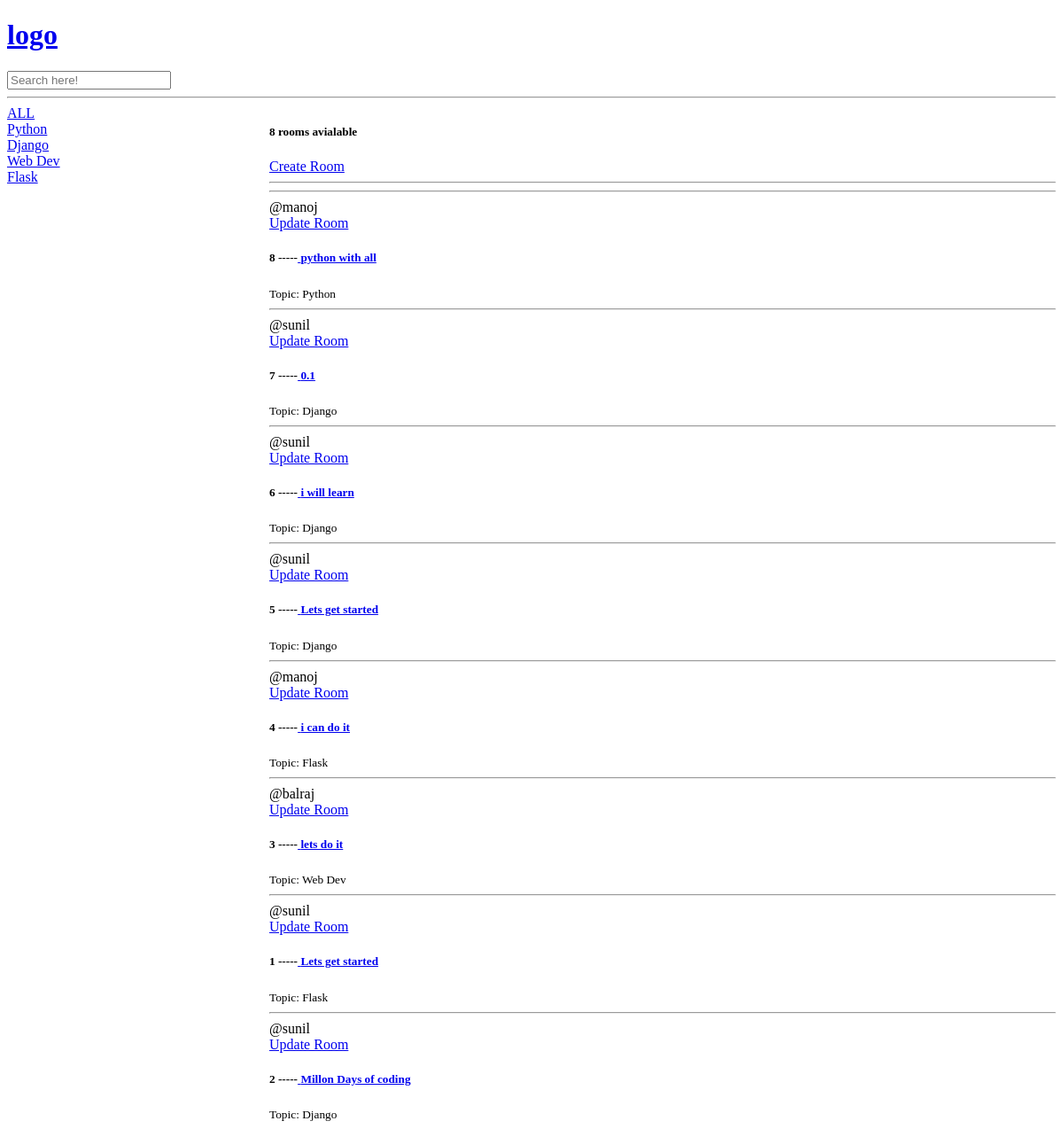
Before: / with the older database file.
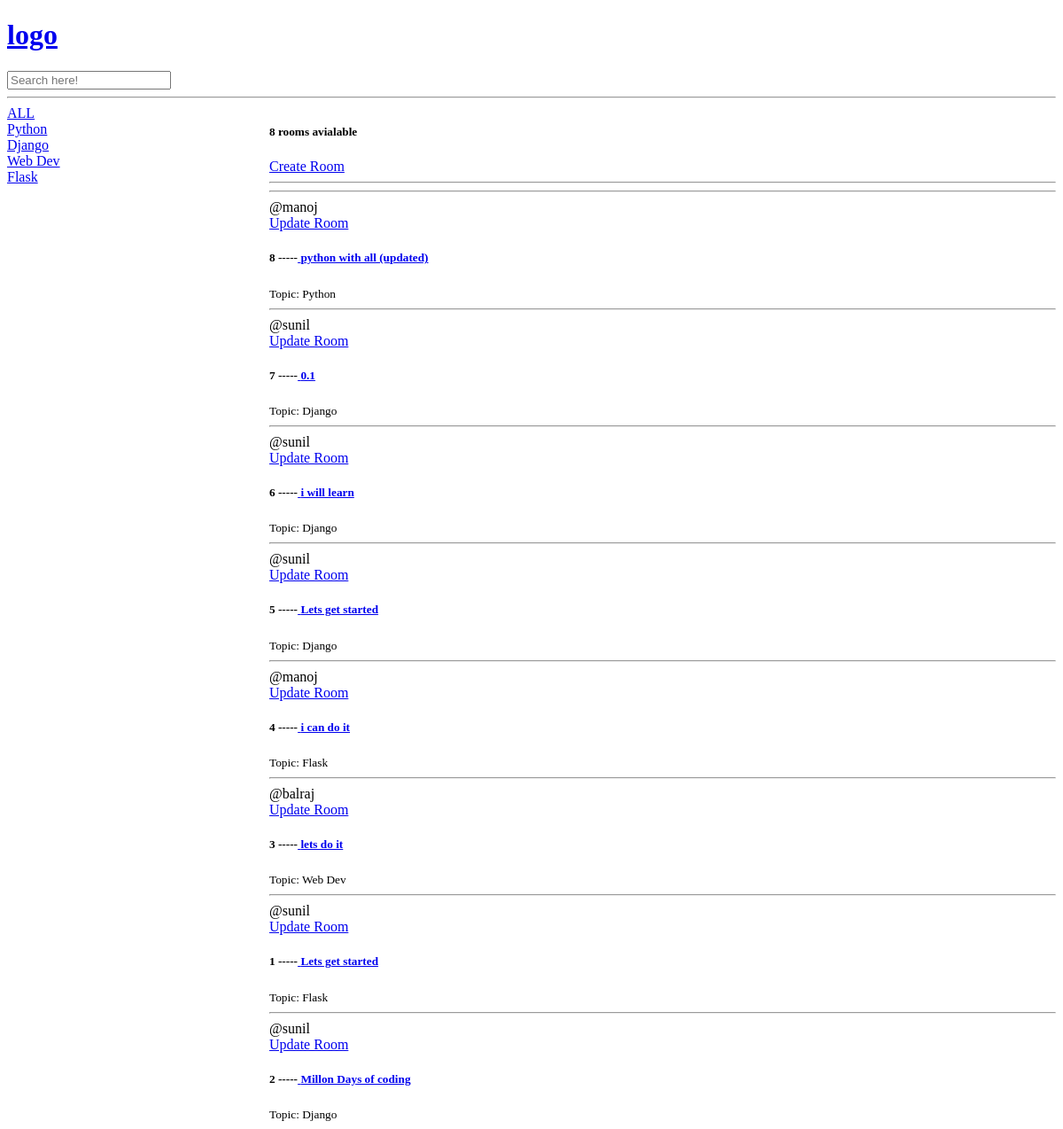
After: the same page with the newer database file.
### base/models.py (models this page shows, shortened)
class Topic(models.Model):
    name = models.CharField(max_length=200)
    def __str__ (self):
        return self.name

class Room(models.Model):
    host = models.ForeignKey(User, on_delete=models.SET_NULL, null=True)
    topic = models.ForeignKey(Topic, on_delete=models.SET_NULL, null=True)
    name = models.CharField(max_length=200)
    description = models.TextField(null = True, blank=True)
    updated = models.DateTimeField(auto_now=True)
    created = models.DateTimeField(auto_now_add=True)
    class Meta:
        ordering = ['-updated', 'created']

### base/views.py (the view)
# urls.py: path('',views.home, name="home"),
def home(request):
    q = request.GET.get('q') if request.GET.get('q') != None else ''
    rooms = Room.objects.filter(
        Q(topic__name__icontains=q) |
        Q(name__icontains=q)|
        Q(description__icontains=q)
        )
    topics = Topic.objects.all()
    room_count = rooms.count()
    context =  {'rooms':rooms, 'topics':topics,'room_count':room_count}
    return render(request,'base/home.html',context)

### base/templates/base/home.html (shortened to what this page needs)
{% extends 'main.html' %}
{% block content%}
<div class="home-3colm">
    <div>
        <a  href="{% url 'home' %}">ALL</a>
        {% for topic in topics %}
            <div>
                <a  href="{% url 'home' %}?q={{topic.name}}" >{{topic.name}}</a>
            </div>
        {% endfor %}
    </div>
    <div>
        <h5>{{room_count}} rooms avialable</h5>
        <a href="{% url 'create-room' %}">Create Room</a>
        <div>
            <hr>
            {% for room in rooms %}
            <div>
                <hr>
                <span>@{{room.host}}</span><br>
                <a href="{% url 'update-room' room.id %}">Update Room</a>
                <h5>{{room.id}} -----<a href="{% url 'room' room.id %}"> {{room.name}}</a> </h5>
                <small>Topic: {{room.topic}} </small>
            </div>
            {% endfor %}
        </div>
    </div>
</div>
{% endblock %}

### templates/main.html (shortened to what this page needs)
<!DOCTYPE html>
<html lang="en">
<head>
</head>
<body>
    <div>
        <div>
            {% include 'navbar.html' %}
        </div>
            <hr>
        <div>
            {% block content %}
            {% endblock %}
        </div>
    </div>
</body>
</html>

### templates/navbar.html
<a href="{% url 'home' %}">
    <h1>logo</h1>
</a>
<form method="GET" action="{% url 'home' %}">
    <input type="text" name="q" placeholder="Search here!">
</form>

### base/templates/base/home.html (style rules this page uses)
.home-3colm { display: grid; grid-template-columns: 1fr 3fr; }

Changed rows visible on the page:
changed Room "Python": name "python with all" → "python with all (updated)"
